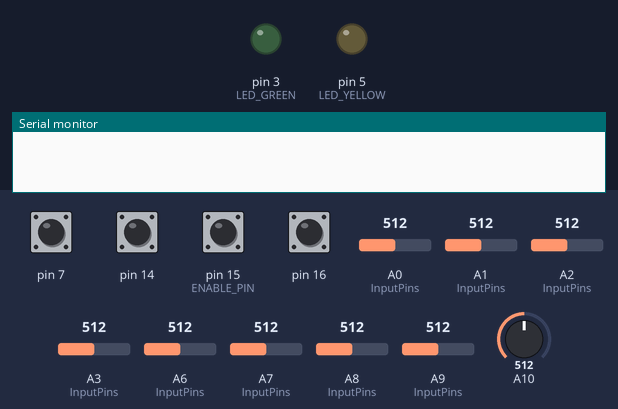
Bench run of a program on a simulated Arduino Micro, built with avr-gcc and run on an emulated ATmega32U4. Shown: output pins drawn as LEDs (lit = HIGH), the last lines printed to the serial monitor. The inputs (shaded band) are chosen by the test bench; at power-on: pin 7, pin 14, pin 15 (ENABLE_PIN), pin 16 HIGH, A10 = 512, A0 (InputPins) = 512, A1 (InputPins) = 512, A2 (InputPins) = 512, A3 (InputPins) = 512, A6 (InputPins) = 512, A7 (InputPins) = 512, A8 (InputPins) = 512, A9 (InputPins) = 512.

Above: at 1.2 s.
1.3 s: pin 15 (ENABLE_PIN) pulled LOW for 0.15 s
At 2.1 s:
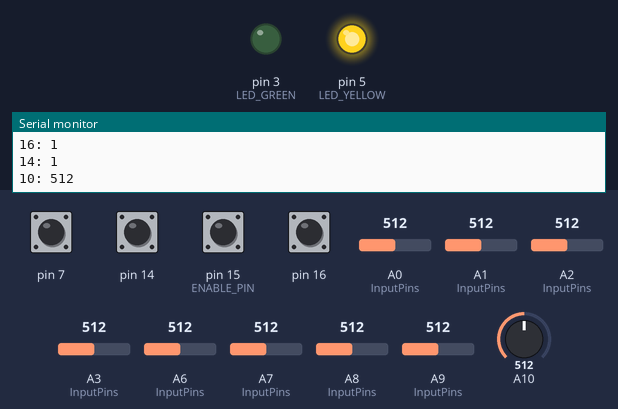
3.8 s: A10 set to 584
5.3 s: A10 set to 619
At 6.5 s:
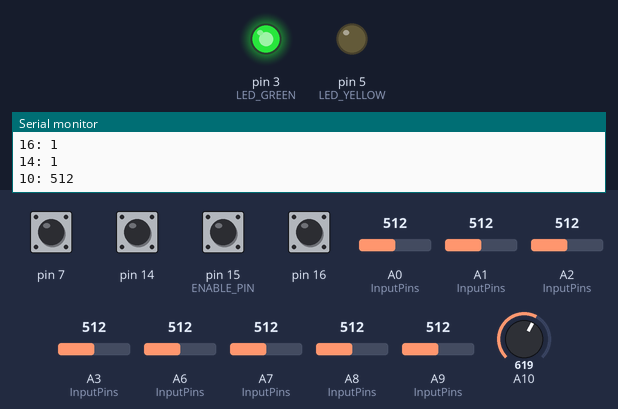
6.8 s: A10 set to 432
8.3 s: A10 set to 413
At 9.1 s:
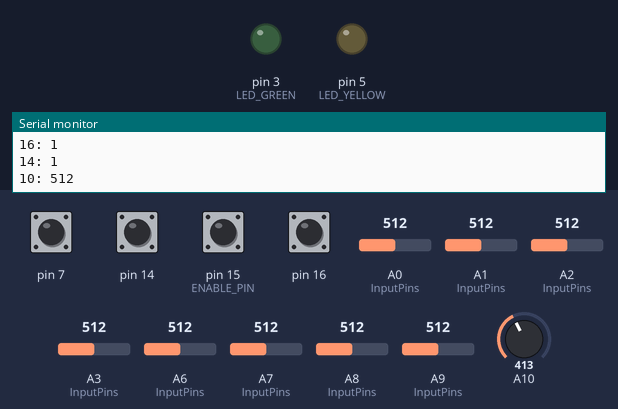
9.8 s: A10 set to 716
At 11.2 s:
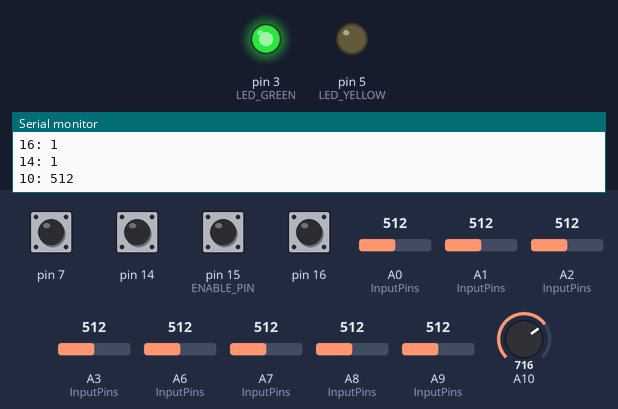
Timing chart, 0 to 12.3 s (numbered marks = the images above; inputs shaded):
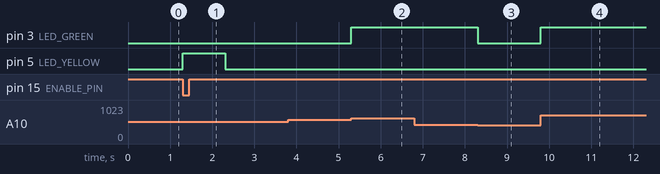

Measured:
- the behaviour switches between 602 and 603 on A10 (found by bisection; images 1 and 2)
- the behaviour switches between 422 and 421 on A10 (found by bisection; images 2 and 3)
- after the input at 1.3 s, pin 5 (LED_YELLOW): LOW → HIGH at once, → LOW 1.0 s later
- after the input at 3.8 s, every drawn part: stays the same
- after the input at 5.3 s, pin 3 (LED_GREEN): LOW → HIGH at once
- after the input at 6.8 s, every drawn part: stays the same
- after the input at 8.3 s, pin 3 (LED_GREEN): HIGH → LOW at once
- after the input at 9.8 s, pin 3 (LED_GREEN): LOW → HIGH at once

The program:

main.cpp
```cpp
#include <Keyboard.h>
#include <movingAvg.h>

// A10 to adj treshold
// Original values were 200 and then 600
// const int PressedMaxThreshold = 500;
// const int ReleasedMinThreshold = 900;
const int ThresholdDiff = 90;

const byte PinCount = 8;

const byte InputPins[PinCount] = {A8, A9, A6, A7,
                                  A1, A0, A2, A3};

const char KeyCodes[PinCount] = {'z', 'x', 'c', 'v',
                                 'b', 'n', 'm', ','};

// control pins
// 7,16,14,15
#define ENABLE_PIN 15

#define LED_YELLOW 5
#define LED_GREEN 3

struct TouchInput
{
  byte analogPin;
  char keycode;
  movingAvg filter = movingAvg(20);
  boolean wasPressed = false;
};

TouchInput Pins[PinCount];

void setup()
{
  pinMode(LED_YELLOW, OUTPUT);
  digitalWrite(LED_YELLOW, LOW);
  pinMode(LED_GREEN, OUTPUT);
  digitalWrite(LED_GREEN, LOW);

  pinMode(ENABLE_PIN, INPUT_PULLUP);
  Serial.begin(115200);
  // Keyboard.begin();

  for (int i = 0; i < PinCount; i++)
  {
    int pin = InputPins[i];

    // Set up input pins, external 22M ohm pull-ups
    pinMode(pin, INPUT);

    Pins[i].analogPin = pin;
    Pins[i].keycode = KeyCodes[i];
    Pins[i].filter.begin();
  }

  pinMode(7, INPUT_PULLUP);
  pinMode(16, INPUT_PULLUP);
  pinMode(14, INPUT_PULLUP);
  pinMode(15, INPUT_PULLUP);

  pinMode(10, INPUT);
}

void loop()
{
  if (digitalRead(ENABLE_PIN) == HIGH)
  {
    digitalWrite(LED_YELLOW, LOW);
    boolean anyPressed = false;
    for (int i = 0; i < PinCount; i++)
    {
      float currentAverage = Pins[i].filter.reading(analogRead(Pins[i].analogPin));
      boolean previousState = Pins[i].wasPressed;
      boolean currentState = previousState; // Default if in the dead zone

      int threshold = analogRead(10);
      int pressedMaxThreshold = max(threshold - ThresholdDiff, 1);
      int releasedMinThreshold = min(threshold + ThresholdDiff, 1023);
      if (currentAverage < pressedMaxThreshold)
        currentState = true; // Pressed
      else if (currentAverage > releasedMinThreshold)
        currentState = false; // Released

      anyPressed |= currentState;

      if (currentState != previousState)
      {
        if (currentState)
          Keyboard.press(Pins[i].keycode);
        else
          Keyboard.release(Pins[i].keycode);
      }
      Pins[i].wasPressed = currentState;
    }
    digitalWrite(LED_GREEN, anyPressed);
  }
  else
  {
    digitalWrite(LED_YELLOW, HIGH);
    digitalWrite(LED_GREEN, LOW);
    //inputs test
    Serial.println("Keyboard init skipped.");

    Serial.print("7: ");
    Serial.println(digitalRead(7));

    Serial.print("16: ");
    Serial.println(digitalRead(16));

    Serial.print("14: ");
    Serial.println(digitalRead(14));

    Serial.print("10: ");
    Serial.println(analogRead(10));

    delay(1000);
  }
}
```
